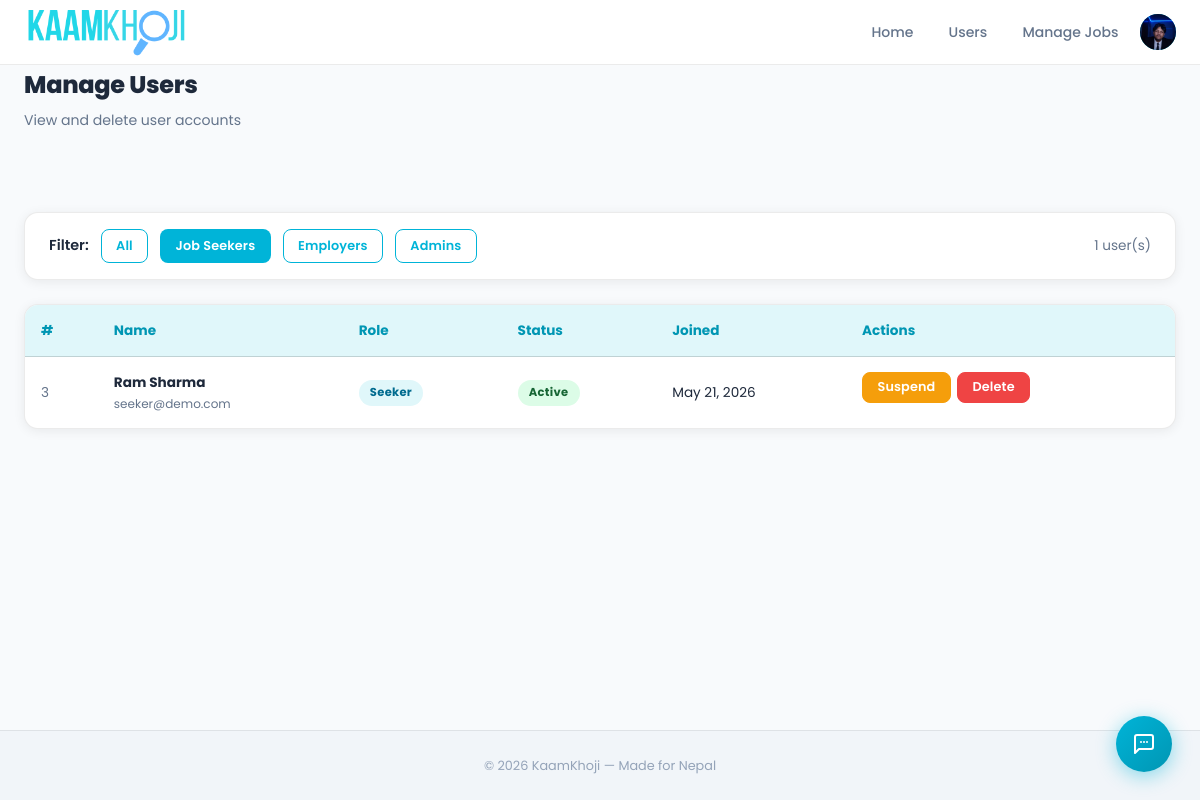
The app's page /admin/users.php?role=seeker (signed in) with its own data.
### tables this page shows
CREATE TABLE IF NOT EXISTS users (
    id          INT AUTO_INCREMENT PRIMARY KEY,
    name        VARCHAR(100) NOT NULL,
    email       VARCHAR(150) NOT NULL UNIQUE,
    password    VARCHAR(255) NOT NULL,            
    role        ENUM('seeker','employer','admin') NOT NULL DEFAULT 'seeker',
    phone       VARCHAR(20),
    location    VARCHAR(100),
    bio         TEXT,
    created_at  TIMESTAMP DEFAULT CURRENT_TIMESTAMP
);

### includes/auth.php (called while the page is built, shortened)
<?php
function getUserId(): ?int {
    return $_SESSION['user_id'] ?? null;
}

### admin/users.php (the view, shortened to what this page needs)
<?php
require_once '../includes/auth.php';
require_once '../includes/db.php';
$pdo = getPDO();
$filterRole = $_GET['role'] ?? '';
$validRoles = ['seeker', 'employer', 'admin'];
if (in_array($filterRole, $validRoles)) {
    $stmt = $pdo->prepare("SELECT * FROM users WHERE role = ? ORDER BY id ASC");
    $stmt->execute([$filterRole]);
} else {
    $stmt = $pdo->query("SELECT * FROM users ORDER BY id ASC");
}
$users = $stmt->fetchAll();
require_once '../includes/header.php';
?>
<div class="page-header">
    <div class="container">
        <h1>Manage Users</h1>
        <p>View and delete user accounts</p>
    </div>
</div>
<div class="container section">
    <div class="card mb-3" style="padding:1rem 1.5rem;">
        <div style="display:flex; gap:0.75rem; align-items:center; flex-wrap:wrap;">
            <span style="font-weight:600; font-size:.9rem;">Filter:</span>
            <a href="<?= BASE_URL ?>/admin/users.php" class="btn <?= !$filterRole ? 'btn-primary' : 'btn-outline' ?> btn-sm">All</a>
            <a href="<?= BASE_URL ?>/admin/users.php?role=seeker" class="btn <?= $filterRole === 'seeker'   ? 'btn-primary' : 'btn-outline' ?> btn-sm">Job Seekers</a>
            <a href="<?= BASE_URL ?>/admin/users.php?role=employer" class="btn <?= $filterRole === 'employer' ? 'btn-primary' : 'btn-outline' ?> btn-sm">Employers</a>
            <a href="<?= BASE_URL ?>/admin/users.php?role=admin" class="btn <?= $filterRole === 'admin'    ? 'btn-primary' : 'btn-outline' ?> btn-sm">Admins</a>
            <span class="text-muted text-sm" style="margin-left:auto;"><?= count($users) ?> user(s)</span>
        </div>
    </div>
    <div class="table-wrap">
        <table>
            <thead>
                <tr>
                    <th>#</th>
                    <th>Name</th>
                    <th>Role</th>
                    <th>Status</th>
                    <th>Joined</th>
                    <th>Actions</th>
                </tr>
            </thead>
            <tbody>
                <?php foreach ($users as $u): ?>
                    <tr>
                        <td class="text-muted"><?= $u['id'] ?></td>
                        <td>
                            <strong><?= htmlspecialchars($u['name']) ?></strong>
                            <div class="text-muted text-xs"><?= htmlspecialchars($u['email']) ?></div>
                        </td>
                        <td>
                            <span class="status-badge <?= $u['role'] === 'admin' ? 'status-reviewed' : ($u['role'] === 'employer' ? 'status-accepted' : 'status-pending') ?>">
                                <?= ucfirst($u['role']) ?>
                            </span>
                        </td>
                        <td>
                            <?php $isActive = isset($u['is_active']) ? (int)$u['is_active'] : 1; ?>
                            <span class="status-badge user-status-badge-<?= $u['id'] ?>" style="<?= $isActive ? 'background:#dcfce7;color:#166534;' : 'background:#fee2e2;color:#991b1b;' ?>">
                                <?= $isActive ? 'Active' : 'Suspended' ?>
                            </span>
                        </td>
                        <td><?= date('M d, Y', strtotime($u['created_at'])) ?></td>
                        <td style="display:flex; gap:0.4rem; flex-wrap:wrap;">
                            <?php if ($u['id'] !== getUserId()): ?>
                                <button class="btn btn-sm btn-toggle-status"
                                    style="<?= $isActive ? 'background:#f59e0b;color:#fff;border-color:#f59e0b;' : 'background:#10b981;color:#fff;border-color:#10b981;' ?>"
                                    data-user-id="<?= $u['id'] ?>"
                                    data-is-active="<?= $isActive ?>">
                                    <?= $isActive ? 'Suspend' : 'Activate' ?>
                                </button>
                                <button class="btn btn-danger btn-sm btn-admin-delete"
                                    data-url="<?= BASE_URL ?>/api/delete.php?type=user&id=<?= $u['id'] ?>"
                                    data-name="<?= htmlspecialchars($u['name']) ?>"
                                    data-type="user">Delete</button>
                            <?php else: ?>
                                <span class="text-muted text-sm">You</span>
                            <?php endif; ?>
                        </td>
                    </tr>
                <?php endforeach; ?>
            </tbody>
        </table>
    </div>
</div>
<?php require_once '../includes/footer.php'; ?>

### css/admin-pages.css (style rules this page uses)
:root { --primary: #00b4d8; --primary-dark: #0096b3; --primary-light: rgba(0, 180, 216, 0.12); --accent: #38c9e8; --success: #10b981; --warning: #f59e0b; --error: #ef4444; --info: #60a5fa; --bg: #f8fafc; --bg-2: #f1f5f9; --bg-card: #ffffff; --bg-card-solid: #ffffff; --bg-nav: rgba(255, 255, 255, 0.92); --text: #1e293b; --text-muted: #64748b; --text-light: #94a3b8; --border: rgba(0, 0, 0, 0.08); --border-glow: rgba(0, 180, 216, 0.45); --shadow: rgba(0, 0, 0, 0.07); --shadow-md: rgba(0, 0, 0, 0.13); --shadow-cyan: 0 0 40px rgba(0, 180, 216, 0.18); --gradient: #00b4d8; --gradient-text: linear-gradient(135deg, #00b4d8 0%, #0077a8 100%); --gradient-gold: linear-gradient(135deg, #00b4d8 0%, #0096b3 100%); --hero-bg: #f8fafc; --hero-gradient: linear-gradient( 135deg, #e0f7fa 0%, #f0fdff 50%, #f8fafc 100% ); --radius: 14px; --radius-sm: 8px; --radius-lg: 24px; --radius-xl: 40px; --transition: 0.25s ease; }
[data-theme="light"] { --border-glow: rgba(0, 180, 216, 0.4); --shadow-cyan: 0 0 30px rgba(0, 180, 216, 0.12); --primary-light: rgba(0, 180, 216, 0.1); }
*, *::before, *::after { box-sizing: border-box; margin: 0; padding: 0; }
html { scroll-behavior: smooth; }
body { font-family: "Satoshi", "Poppins", sans-serif; background: var(--bg); color: var(--text); line-height: 1.65; transition: background var(--transition), color var(--transition); min-height: 100vh; display: flex; flex-direction: column; -webkit-font-smoothing: antialiased; }
a { color: var(--primary); text-decoration: none; transition: color var(--transition); }
.btn { display: inline-flex; align-items: center; justify-content: center; gap: 0.4rem; padding: 0.65rem 1.5rem; border-radius: var(--radius-sm); font-family: "Satoshi", "Poppins", sans-serif; font-size: 0.88rem; font-weight: 600; cursor: pointer; border: 1.5px solid transparent; transition: all var(--transition); text-decoration: none; white-space: nowrap; letter-spacing: 0.01em; }
.btn-primary { background: #00b4d8; color: #fff; border-color: transparent; }
.btn-outline { background: transparent; color: var(--primary); border-color: var(--primary); }
.btn-danger { background: var(--error); color: #fff; border-color: var(--error); }
.btn-sm { padding: 0.35rem 0.9rem; font-size: 0.8rem; }
.container { max-width: 1200px; margin: 0 auto; padding: 0 1.5rem; }
.section { padding: 5rem 1.5rem; }
.card { background: var(--bg-card); border: 1px solid var(--border); border-radius: var(--radius); padding: 1.5rem; transition: all var(--transition); }
[data-theme="light"] .card { background: #fff; box-shadow: 0 2px 12px var(--shadow); }
.page-header h1 { font-size: 1.5rem; font-weight: 800; letter-spacing: -0.3px; }
.page-header p { color: var(--text-muted); font-size: 0.88rem; margin-top: 0.25rem; }
.table-wrap { background: var(--bg-card); border: 1px solid var(--border); border-radius: var(--radius); overflow: hidden; overflow-x: auto; }
[data-theme="light"] .table-wrap { background: #fff; box-shadow: 0 2px 12px var(--shadow); }
table { width: 100%; border-collapse: collapse; }
thead { background: rgba(0, 180, 216, 0.08); }
[data-theme="light"] thead { background: #e0f7fa; }
th, td { padding: 0.9rem 1rem; text-align: left; font-size: 0.85rem; border-bottom: 1px solid var(--border); }
th { font-weight: 700; color: var(--accent); white-space: nowrap; }
[data-theme="light"] th { color: var(--primary-dark); }
tr:last-child td { border-bottom: none; }
.status-badge { padding: 0.2rem 0.7rem; border-radius: 50px; font-size: 0.72rem; font-weight: 700; display: inline-block; letter-spacing: 0.3px; }
.status-pending, .status-reviewed, .status-accepted, .status-active { background: rgba(0, 180, 216, 0.15); color: #0096b3; }
[data-theme="light"] .status-pending, [data-theme="light"] .status-reviewed, [data-theme="light"] .status-accepted, [data-theme="light"] .status-active { background: #e0f7fa; color: #006b8f; }
.text-muted { color: var(--text-muted); }
.text-sm { font-size: 0.85rem; }
.text-xs { font-size: 0.75rem; }
.mb-3 { margin-bottom: 1.5rem; }
:root { --navbar-height: 64px; --radius-full: 9999px; }
.btn-danger { background: var(--error) !important; color: #fff !important; border-color: var(--error) !important; }

### admin/users.php (style rules this page uses)
.btn-toggle-status { min-width: 82px; text-align: center; }
.btn-toggle-status, .btn-admin-delete { transition: transform 0.18s ease, box-shadow 0.18s ease !important; }

### records on screen
users: id "3", name "Ram Sharma", email "seeker@demo.com", role "Seeker", created_at "May 21, 2026"

### other values on screen
count($users) "1"
